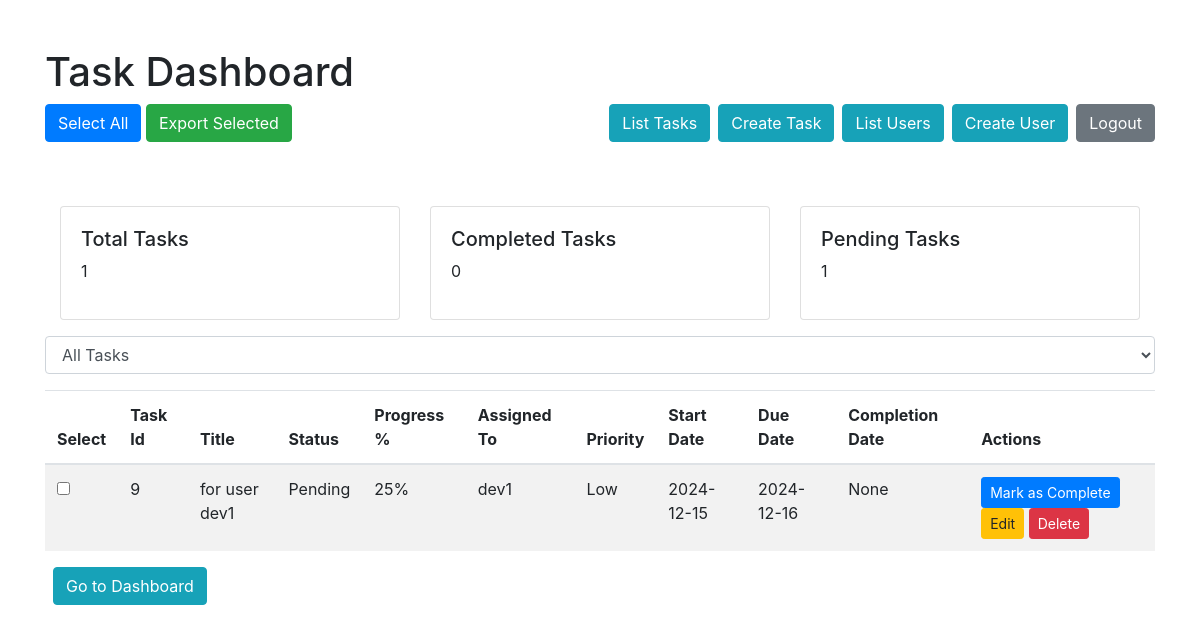
The app's page /list_tasks (signed in) with its own data.
### app.py (models this page shows)
class Task(db.Model):
    task_id = db.Column(db.Integer, primary_key=True)
    title = db.Column(db.String(100), nullable=True)
    status = db.Column(db.String(20), default='Pending')
    progress_percentage = db.Column(db.String(20), default='0%')
    assigned_to = db.Column(db.Integer, db.ForeignKey(
        'user.id'))  # Link to User table
    start_date = db.Column(db.Date, nullable=True)
    due_date = db.Column(db.Date, nullable=True)
    priority = db.Column(db.String(20), default='Medium')  # High, Medium, Low
    completion_date = db.Column(db.Date, nullable=True)
    delete_status = db.Column(db.String(20), default='False')
    user = db.relationship('User', backref='tasks', lazy=True)

### app.py (the view)
@app.route('/list_tasks', methods=['GET'])
@login_required
def list_tasks():
    filter_status = request.args.get('filter', 'All')
    print('filter_status', filter_status)
    tasks_query = Task.query.filter_by(delete_status='False')
    print('current user name', current_user.name)
    if current_user.role in ['admin', 'dev']:
        print("In admin")
        if filter_status != 'All':
            tasks_query = tasks_query.filter_by(status=filter_status)
    else:
        tasks_query = tasks_query.filter_by(assigned_to=current_user.name)
        if filter_status != 'All':
            tasks_query = tasks_query.filter_by(status=filter_status)
    print(tasks_query)
    tasks = tasks_query.order_by(
        Task.due_date.asc(), Task.priority.desc()).all()
    print(tasks)
    df = pd.DataFrame([{
        'Task Name': task.title,
        'Status': task.status,
        'Assigned To': task.assigned_to if task.assigned_to else 'Unassigned',
        'Due Date': task.due_date,
        'Priority': task.priority
    } for task in tasks])
    print(df)
    if len(df) > 0:
        status_counts = df['Status'].value_counts()
        print(status_counts.head())
    else:
        df = pd.DataFrame({"Status": []})
        statuses = ['Completed', 'Pending']
        status_counts = df['Status'].value_counts()
        status_counts = status_counts.reindex(statuses, fill_value=0)
    if current_user.role in ['admin', 'dev']:
        print(tasks)
        return render_template('task_table.html', tasks=tasks, task_count=len(tasks),
                               completed_tasks=status_counts.get(
                                   'Completed', 0),
                               pending_tasks=status_counts.get('Pending', 0))
    else:
        if current_user.role != 'admin':
            flash('Permission denied.', 'danger')
            return redirect(url_for('dashboard'))

### app.py (called while the page is built)
@login_manager.user_loader
def load_user(user_id):
    return db.session.get(User, int(user_id))

### templates/task_table.html (shortened to what this page needs)
<!DOCTYPE html>
<html lang="en">
<head>
  <link href="https://stackpath.bootstrapcdn.com/bootstrap/4.5.2/css/bootstrap.min.css" rel="stylesheet" />
</head>
<body>
  <div class="container mt-5">
    <h1>Task Dashboard</h1>
    <a href="{{ url_for('logout') }}" class="btn btn-secondary float-right">Logout</a>
    {% if current_user.role == 'admin' %}
    <a href="{{ url_for('user_page')}}" class="btn btn-info float-right mr-2">Create User</a>
    <a href="{{ url_for('list_users')}}" class="btn btn-info float-right mr-2">List Users</a>
    <a href="{{ url_for('task_page') }}" class="btn btn-info float-right mr-2">Create Task</a>
    <a href="{{ url_for('list_tasks') }}" class="btn btn-info float-right mr-2">List Tasks</a>
    <button id="selectAllButton" class="btn btn-primary mb-3">Select All</button>
    <button id="exportButton" class="btn btn-success mb-3">Export Selected</button>
    {% endif %}
    <div class="container mt-5">
      <div class="row">
        <div class="col-md-4">
          <div class="card">
            <div class="card-body">
              <h5>Total Tasks</h5>
              <p>{{ task_count }}</p>
            </div>
          </div>
        </div>
        <div class="col-md-4">
          <div class="card">
            <div class="card-body">
              <h5>Completed Tasks</h5>
              <p>{{ completed_tasks }}</p>
            </div>
          </div>
        </div>
        <div class="col-md-4">
          <div class="card">
            <div class="card-body">
              <h5>Pending Tasks</h5>
              <p>{{ pending_tasks }}</p>
            </div>
          </div>
        </div>
      </div>
    </div>
    <form method="GET" action="{{ url_for('list_tasks') }}" class="mt-3">
      <select name="filter" onclick="this.form.submit()" class="form-control">
        <option value="All" {% if filter_status=='All' %}selected{% endif %}>All Tasks</option>
      </select>
    </form>
    <table class="table table-striped mt-3">
      <thead>
        <tr>
          <th>Select</th>
          <th>Task Id</th>
          <th>Title</th>
          <th>Status</th>
          <th>Progress %</th>
          <th>Assigned To</th>
          <th>Priority</th>
          <th>Start Date</th>
          <th>Due Date</th>
          <th>Completion Date</th>
          <th>Actions</th>
        </tr>
      </thead>
      <tbody>
        {% for task in tasks %}
        <tr>
          <td><input type="checkbox" class="row-checkbox" value="{{ task.task_id }}"></td>
          <td>{{ task.task_id }}</td>
          <td>{{ task.title }}</td>
          <td>{{ task.status }}</td>
          <td>{{ task.progress_percentage }}</td>
          <td>{{ task.assigned_to }}</td>
          <td>{{ task.priority }}</td>
          <td>{{ task.start_date }}</td>
          <td>{{ task.due_date }}</td>
          <td>{{ task.completion_date }}</td>
          <td>
            <form action="{{ url_for('update_status', task_id=task.task_id) }}" method="post" style="display: inline">
              {% if task.status in ['Pending'] %}
              <button class="btn btn-sm btn-primary">Mark as Complete</button>
              {% else%}
              <button class="btn btn-sm btn-primary">Mark as Pending</button>
              {% endif %}
            </form>
            {% if current_user.role in ['admin', 'dev'] %}
            <a href="{{ url_for('task_page', task_id=task.task_id) }}" class="btn btn-sm btn-warning">Edit</a>
            <form action="{{ url_for('delete_task', task_id=task.task_id) }}" method="post" style="display: inline">
              <button class="btn btn-sm btn-danger">Delete</button>
            </form>
            {% endif %}
          </td>
        </tr>
        {% endfor %}
      </tbody>
    </table>
    <button type="button" class="btn btn-info ml-2" onclick="goToDashboard()">
      Go to Dashboard
    </button>
  </div>
</body>
</html>

### records on screen
Task: task_id "9", title "for user dev1", status "Pending", progress_percentage "25%", assigned_to "dev1", priority "Low", start_date "2024-12-15", due_date "2024-12-16", completion_date "None", shows "Mark as Complete"

### other values on screen
{{ task_count }} "1"
{{ completed_tasks }} "0"
{{ pending_tasks }} "1"
